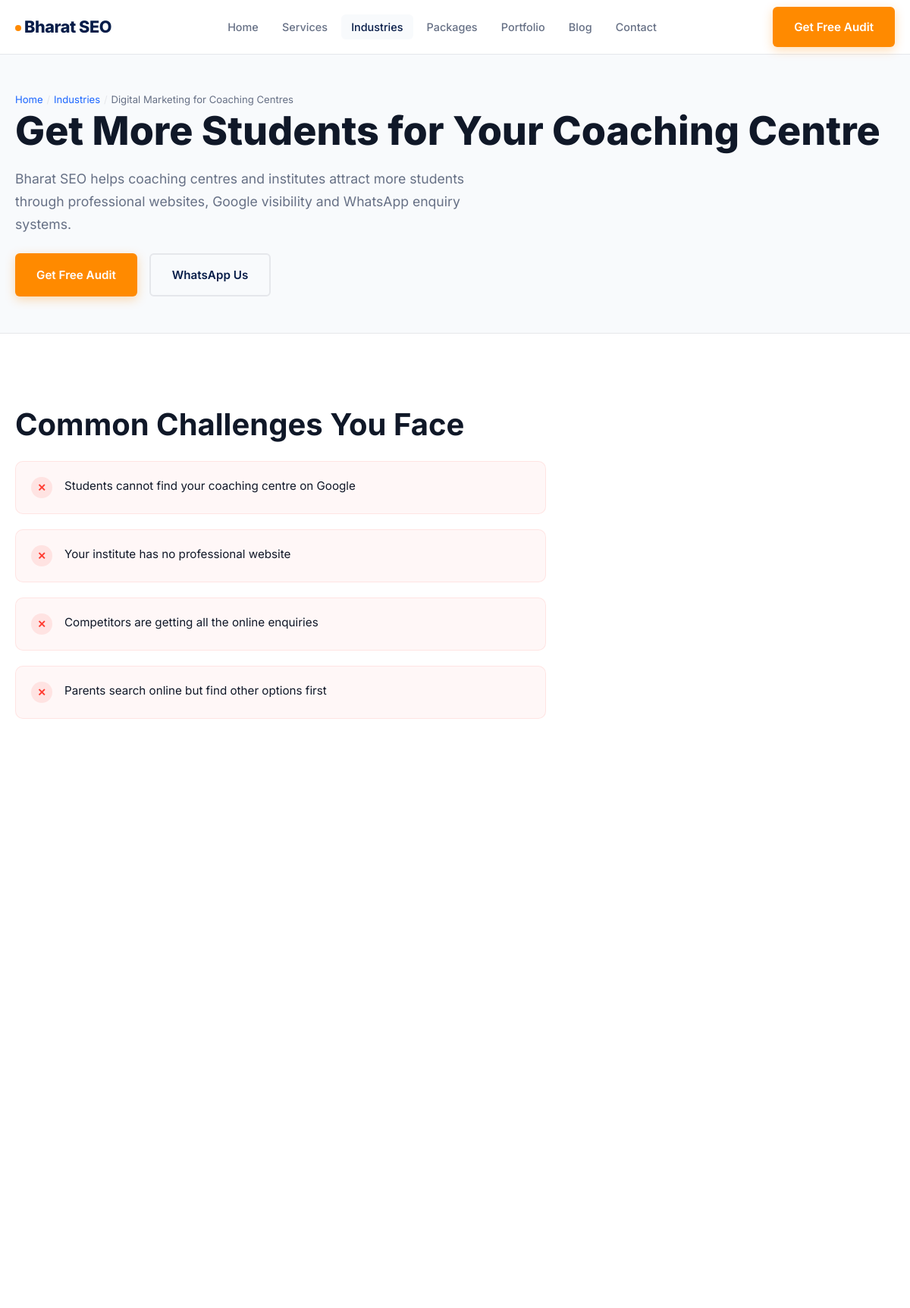
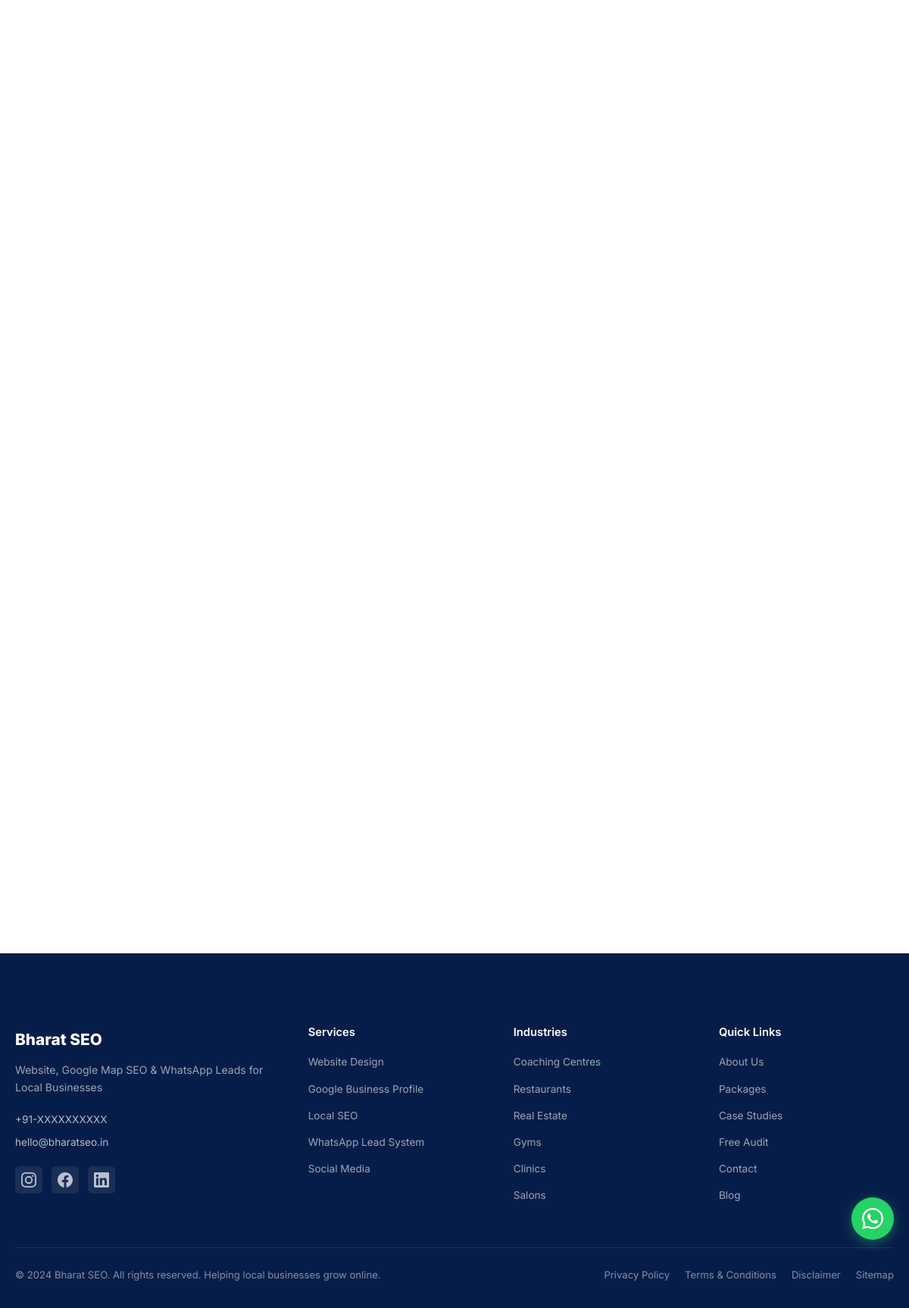
The page /industries/coaching-centres on the database its author committed (2 pictures, top to bottom).
### tables this page shows
CREATE TABLE `industries` (
  `id` INT UNSIGNED AUTO_INCREMENT PRIMARY KEY,
  `title` VARCHAR(200) NOT NULL,
  `slug` VARCHAR(200) NOT NULL UNIQUE,
  `featured_image` VARCHAR(500) DEFAULT NULL,
  `hero_heading` VARCHAR(300) DEFAULT NULL,
  `hero_text` TEXT DEFAULT NULL,
  `pain_points` TEXT DEFAULT NULL,
  `benefits` TEXT DEFAULT NULL,
  `services_offered` TEXT DEFAULT NULL,
  `process_steps` TEXT DEFAULT NULL,
  `faqs` TEXT DEFAULT NULL,
  `cta_text` VARCHAR(200) DEFAULT 'Get Free Audit',
  `sort_order` INT DEFAULT 0,
  `is_active` TINYINT(1) DEFAULT 1,
  `meta_title` VARCHAR(255) DEFAULT NULL,
  `meta_description` TEXT DEFAULT NULL,
  `meta_keywords` VARCHAR(500) DEFAULT NULL,
  `schema_json` TEXT DEFAULT NULL,
  `created_at` DATETIME DEFAULT CURRENT_TIMESTAMP,
  `updated_at` DATETIME DEFAULT CURRENT_TIMESTAMP ON UPDATE CURRENT_TIMESTAMP
);

### includes/db.php (called while the page is built, shortened)
<?php
function getDB(): PDO {
    static $pdo = null;
    if ($pdo === null) {
        try {
            $dsn = "mysql:host=" . DB_HOST . ";dbname=" . DB_NAME . ";charset=" . DB_CHARSET;
            $pdo = new PDO($dsn, DB_USER, DB_PASS, [
                PDO::ATTR_ERRMODE => PDO::ERRMODE_EXCEPTION,
                PDO::ATTR_DEFAULT_FETCH_MODE => PDO::FETCH_ASSOC,
                PDO::ATTR_EMULATE_PREPARES => false,
            ]);
        } catch (PDOException $e) {
            error_log("Database connection failed: " . $e->getMessage());
            die("Database connection error. Please check configuration.");
        }
    }
    return $pdo;
}
function getSetting(string $key, string $default = ''): string {
    static $settings = null;
    if ($settings === null) {
        $settings = [];
        try {
            $stmt = getDB()->query("SELECT setting_key, setting_value FROM site_settings");
            while ($row = $stmt->fetch()) {
                $settings[$row['setting_key']] = $row['setting_value'] ?? '';
            }
        } catch (PDOException $e) {
            return $default;
        }
    }
    return $settings[$key] ?? $default;
}

### includes/functions.php (called while the page is built, shortened)
<?php
function sanitize(string $input): string {
    return htmlspecialchars(trim($input), ENT_QUOTES, 'UTF-8');
}
function jsonDecode(string $json): array {
    $data = json_decode($json, true);
    return is_array($data) ? $data : [];
}

### pages/industry-detail.php (the view, shortened to what this page needs)
<?php
$slug = $_GET['slug'] ?? '';
$stmt = getDB()->prepare("SELECT * FROM industries WHERE slug = ? AND is_active = 1");
$stmt->execute([$slug]);
$industry = $stmt->fetch();
$painPoints = jsonDecode($industry['pain_points'] ?? '[]');
$nicheSchema = [
    '@context' => 'https://schema.org',
    '@type' => 'Service',
    'name' => $industry['title'],
    'description' => $industry['hero_text'],
    'provider' => [
        '@type' => 'ProfessionalService',
        'name' => getSetting('agency_name', 'Bharat SEO'),
    ],
];
require_once __DIR__ . '/../includes/header.php';
?>
<section class="page-header" style="padding-bottom: 3rem;">
    <div class="container">
        <nav class="breadcrumb-list" aria-label="Breadcrumb">
            <a href="/">Home</a><span class="breadcrumb-sep">/</span><a href="/industries">Industries</a><span class="breadcrumb-sep">/</span><span><?= sanitize($industry['title']) ?></span>
        </nav>
        <h1><?= sanitize($industry['hero_heading'] ?: $industry['title']) ?></h1>
        <p><?= sanitize($industry['hero_text']) ?></p>
        <div style="margin-top: 1.5rem; display: flex; flex-wrap: wrap; gap: 1rem;">
            <a href="/free-audit" class="btn btn-primary">Get Free Audit</a>
            <a href="https://wa.me/<?= $whatsappClean ?>" target="_blank" class="btn btn-secondary">WhatsApp Us</a>
        </div>
    </div>
</section>
<?php if ($painPoints): ?>
<section class="section fade-up">
    <div class="container">
        <h2 class="section-heading">Common Challenges You Face</h2>
        <div class="problem-list" style="max-width: 700px;">
            <?php foreach ($painPoints as $point): ?>
            <div class="problem-item">
                <div class="problem-item-icon">✕</div>
                <p><?= sanitize($point) ?></p>
            </div>
            <?php endforeach; ?>
        </div>
    </div>
</section>
<?php endif; ?>
<?php require_once __DIR__ . '/../includes/footer.php'; ?>

### assets/css/style.css (style rules this page uses)
:root { --color-primary: #071D49; --color-secondary: #FF8A00; --color-accent: #1B66FF; --color-white: #F8FAFC; --color-dark: #101828; --color-muted: #667085; --color-border: #E5E7EB; --color-surface: #FFFFFF; --color-bg: #F8FAFC; --font-main: 'Inter', -apple-system, BlinkMacSystemFont, sans-serif; --fw-regular: 400; --fw-medium: 500; --fw-semibold: 600; --fw-bold: 700; --fw-extrabold: 800; --space-xs: 0.25rem; --space-sm: 0.5rem; --space-md: 1rem; --space-lg: 1.5rem; --space-xl: 2rem; --space-2xl: 3rem; --space-3xl: 4rem; --space-4xl: 6rem; --space-5xl: 8rem; --radius-sm: 6px; --radius-md: 10px; --radius-lg: 16px; --radius-xl: 24px; --shadow-sm: 0 1px 3px rgba(0,0,0,0.08); --shadow-md: 0 4px 12px rgba(0,0,0,0.1); --shadow-lg: 0 12px 40px rgba(0,0,0,0.12); --shadow-xl: 0 20px 60px rgba(0,0,0,0.15); --transition: 0.3s cubic-bezier(0.4, 0, 0.2, 1); --container-max: 1200px; --header-height: 72px; }
*, *::before, *::after { box-sizing: border-box; margin: 0; padding: 0; }
html { scroll-behavior: smooth; -webkit-text-size-adjust: 100%; }
body { font-family: var(--font-main); font-size: 16px; line-height: 1.7; color: var(--color-dark); background: var(--color-surface); -webkit-font-smoothing: antialiased; -moz-osx-font-smoothing: grayscale; overflow-x: hidden; }
a { color: inherit; text-decoration: none; transition: var(--transition); }
.container { width: 100%; max-width: var(--container-max); margin: 0 auto; padding: 0 1.25rem; }
h1, h2, h3, h4, h5, h6 { font-weight: var(--fw-bold); line-height: 1.2; color: var(--color-dark); }
h1 { font-size: clamp(2rem, 5vw, 3.25rem); font-weight: var(--fw-extrabold); }
h2 { font-size: clamp(1.75rem, 4vw, 2.5rem); }
.section-heading { max-width: 700px; margin-bottom: var(--space-lg); }
.btn { display: inline-flex; align-items: center; justify-content: center; gap: 0.5rem; padding: 0.85rem 1.75rem; font-weight: var(--fw-semibold); font-size: 0.95rem; border-radius: var(--radius-sm); transition: var(--transition); white-space: nowrap; text-align: center; }
.btn-primary { background: var(--color-secondary); color: white; box-shadow: 0 4px 14px rgba(255, 138, 0, 0.3); }
.btn-secondary { background: transparent; color: var(--color-primary); border: 2px solid var(--color-border); }
.section { padding: var(--space-4xl) 0; }
.problem-list { display: flex; flex-direction: column; gap: 1.25rem; }
.problem-item { display: flex; gap: 1rem; padding: 1.25rem; background: rgba(255, 59, 48, 0.04); border: 1px solid rgba(255, 59, 48, 0.1); border-radius: var(--radius-md); }
.problem-item-icon { width: 28px; height: 28px; background: rgba(255, 59, 48, 0.1); border-radius: 50%; display: flex; align-items: center; justify-content: center; flex-shrink: 0; color: #FF3B30; font-size: 0.85rem; font-weight: var(--fw-bold); }
.problem-item p { font-size: 0.95rem; color: var(--color-dark); line-height: 1.6; }
.breadcrumb-list { display: flex; align-items: center; flex-wrap: wrap; gap: 0.3rem; font-size: 0.82rem; color: var(--color-muted); }
.breadcrumb-list a { color: var(--color-accent); }
.breadcrumb-sep { color: var(--color-border); }
.page-header { padding: calc(var(--header-height) + 3rem) 0 2.5rem; background: var(--color-bg); border-bottom: 1px solid var(--color-border); }
.page-header h1 { margin-bottom: var(--space-md); }
.page-header p { font-size: 1.1rem; color: var(--color-muted); max-width: 600px; line-height: 1.7; }
.fade-up { opacity: 0; transform: translateY(30px); transition: opacity 0.6s ease, transform 0.6s ease; }
.fade-up.visible { opacity: 1; transform: translateY(0); }

### rows shown on the page
industries: title "Digital Marketing for Coaching Centres", hero_heading "Get More Students for Your Coaching Centre", hero_text "Bharat SEO helps coaching centres and institutes attract more students through professional websites, Google visibility and WhatsApp enquiry systems.", pain_points "Students cannot find your coaching centre on Google", pain_points "Your institute has no professional website", pain_points "Competitors are getting all the online enquiries", pain_points "Parents search online but find other options first"

### other values the page prints
$agencyName "Bharat SEO"
getSetting('agency_name', 'Bharat SEO') "Bharat SEO"
getSetting('phone') "+91-XXXXXXXXXX"
getSetting('email') "hello@bharatseo.in"
